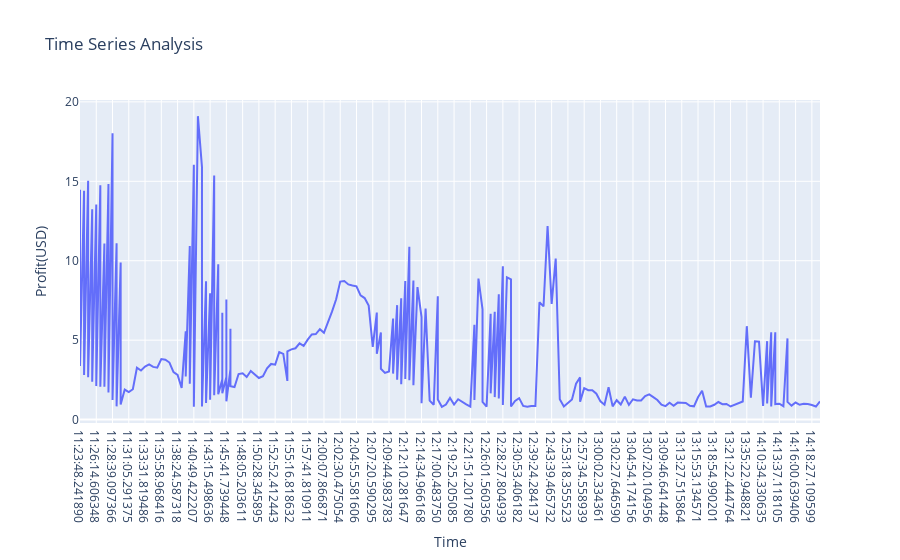

The notebook cell saved with this chart:
### Markdown cell above
##### Time Series Analysis
- Analyze the time series data to identify any patterns or trends in the arbitrage opportunities.

### Code cell
time_series = luffy_df.reset_index()

time_series_plot = px.line(
    time_series,
    x='current_datetime', 
    y='profit', 
    title='Time Series Analysis',
    labels={'current_datetime': 'Time', 'profit':'Profit(USD)'}
)
time_series_plot.show()

### Figure 1 — Plotly figure (JSON) as saved in the notebook; plotly's stock layout.template omitted (floating-point values rounded to 4 significant figures; data arrays with more than 128 entries replaced by an {"elided": "..."} marker saying what was removed)
{"data": [{"hovertemplate": "Time=%{x}<br>Profit(USD)=%{y}<extra></extra>", "legendgroup": "", "line": {"color": "#636efa", "dash": "solid"}, "marker": {"symbol": "circle"}, "mode": "lines", "name": "", "orientation": "v", "showlegend": false, "type": "scatter", "x": {"elided": "231 str values"}, "xaxis": "x", "y": {"elided": "231 float values"}, "yaxis": "y"}], "layout": {"legend": {"tracegroupgap": 0}, "title": {"text": "Time Series Analysis"}, "xaxis": {"anchor": "y", "domain": [0, 1], "title": {"text": "Time"}}, "yaxis": {"anchor": "x", "domain": [0, 1], "title": {"text": "Profit(USD)"}}}}
